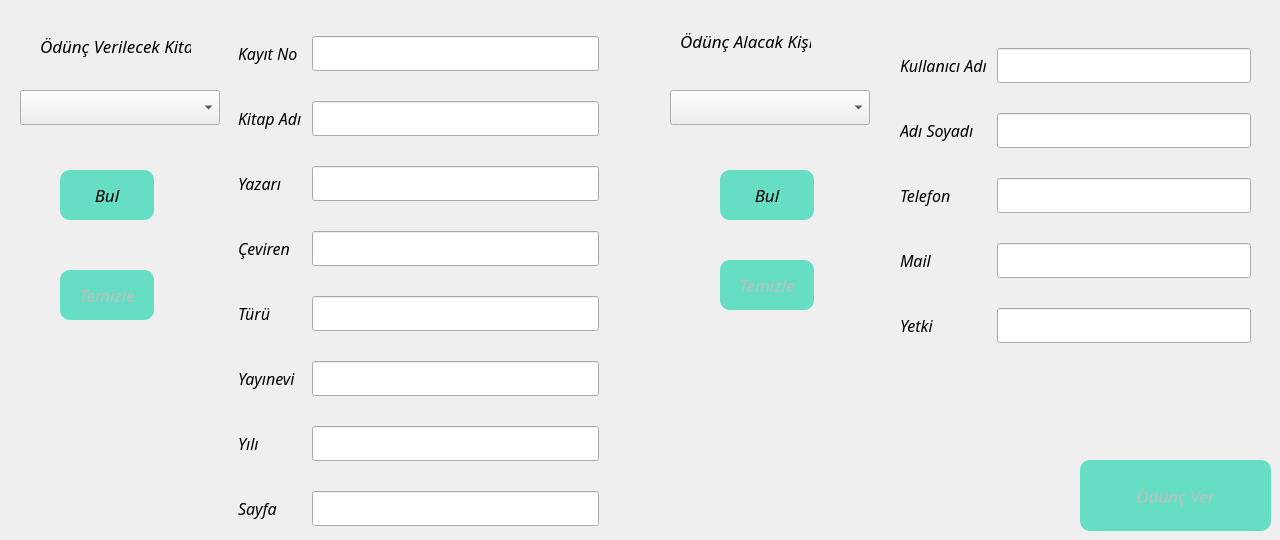
          <widget class="QWidget" name="tab_6_1">
           <attribute name="title">
            <string>Verme Kaydı</string>
           </attribute>
           <widget class="QPushButton" name="pushButton_6_1_1_bul_kitap">
            <property name="geometry">
             <rect>
              <x>60</x>
              <y>170</y>
              <width>94</width>
              <height>50</height>
             </rect>
            </property>
            <property name="sizePolicy">
             <sizepolicy hsizetype="Preferred" vsizetype="Fixed">
              <horstretch>0</horstretch>
              <verstretch>0</verstretch>
             </sizepolicy>
            </property>
            <property name="minimumSize">
             <size>
              <width>80</width>
              <height>50</height>
             </size>
            </property>
            <property name="font">
             <font>
              <family>Monotype Corsiva</family>
              <pointsize>13</pointsize>
              <weight>50</weight>
              <italic>true</italic>
              <bold>false</bold>
             </font>
            </property>
            <property name="styleSheet">
             <string notr="true">QPushButton#pushButton_6_1_1_bul_kitap{	
background-color: rgba(6, 211, 166, 150);
border-radius:10px;}

QPushButton#pushButton_6_1_1_bul_kitap:hover{
background-color: rgba(0, 248, 49, 150);
border-radius:10px;}

QPushButton#pushButton_6_1_1_bul_kitap:pressed{
background-color: rgba(6, 211, 166,150);
padding-left:5px;
padding-top:6px;
border-radius:10px;}


</string>
            </property>
            <property name="text">
             <string>Bul</string>
            </property>
           </widget>
           <widget class="QWidget" name="formLayoutWidget_11">
            <property name="geometry">
             <rect>
              <x>228</x>
              <y>30</y>
              <width>381</width>
              <height>501</height>
             </rect>
            </property>
            <layout class="QFormLayout" name="formLayout_11">
             <property name="formAlignment">
              <set>Qt::AlignLeading|Qt::AlignLeft|Qt::AlignVCenter</set>
             </property>
             <property name="horizontalSpacing">
              <number>10</number>
             </property>
             <property name="verticalSpacing">
              <number>30</number>
             </property>
             <property name="leftMargin">
              <number>10</number>
             </property>
             <property name="rightMargin">
              <number>10</number>
             </property>
             <item row="1" column="0">
              <widget class="QLabel" name="label_39">
               <property name="font">
                <font>
                 <family>Monotype Corsiva</family>
                 <pointsize>12</pointsize>
                 <italic>true</italic>
                </font>
               </property>
               <property name="text">
                <string>Kitap Adı</string>
               </property>
              </widget>
             </item>
             <item row="1" column="1">
              <widget class="QLineEdit" name="lineEdit_6_1_adi">
               <property name="font">
                <font>
                 <family>Monotype Corsiva</family>
                 <pointsize>14</pointsize>
                 <italic>true</italic>
                </font>
               </property>
              </widget>
             </item>
             <item row="2" column="0">
              <widget class="QLabel" name="label_40">
               <property name="font">
                <font>
                 <family>Monotype Corsiva</family>
                 <pointsize>12</pointsize>
                 <italic>true</italic>
                </font>
               </property>
               <property name="text">
                <string>Yazarı</string>
               </property>
              </widget>
             </item>
             <item row="2" column="1">
              <widget class="QLineEdit" name="lineEdit_6_1_yazari">
               <property name="font">
                <font>
                 <family>Monotype Corsiva</family>
                 <pointsize>14</pointsize>
                 <italic>true</italic>
                </font>
               </property>
              </widget>
             </item>
             <item row="3" column="0">
              <widget class="QLabel" name="label_41">
               <property name="font">
                <font>
                 <family>Monotype Corsiva</family>
                 <pointsize>12</pointsize>
                 <italic>true</italic>
                </font>
               </property>
               <property name="text">
                <string>Çeviren</string>
               </property>
              </widget>
             </item>
             <item row="3" column="1">
              <widget class="QLineEdit" name="lineEdit_6_1_ceviren">
               <property name="font">
                <font>
                 <family>Monotype Corsiva</family>
                 <pointsize>14</pointsize>
                 <italic>true</italic>
                </font>
               </property>
              </widget>
             </item>
             <item row="4" column="0">
              <widget class="QLabel" name="label_42">
               <property name="font">
                <font>
                 <family>Monotype Corsiva</family>
                 <pointsize>12</pointsize>
                 <italic>true</italic>
                </font>
               </property>
               <property name="text">
                <string>Türü</string>
               </property>
              </widget>
             </item>
             <item row="4" column="1">
              <widget class="QLineEdit" name="lineEdit_6_1_turu">
               <property name="font">
                <font>
                 <family>Monotype Corsiva</family>
                 <pointsize>14</pointsize>
                 <italic>true</italic>
                </font>
               </property>
              </widget>
             </item>
             <item row="5" column="0">
              <widget class="QLabel" name="label_43">
               <property name="font">
                <font>
                 <family>Monotype Corsiva</family>
                 <pointsize>12</pointsize>
                 <italic>true</italic>
                </font>
               </property>
               <property name="text">
                <string>Yayınevi</string>
               </property>
              </widget>
             </item>
             <item row="5" column="1">
              <widget class="QLineEdit" name="lineEdit_6_1_yayinevi">
               <property name="font">
                <font>
                 <family>Monotype Corsiva</family>
                 <pointsize>14</pointsize>
                 <italic>true</italic>
                </font>
               </property>
              </widget>
             </item>
             <item row="6" column="0">
              <widget class="QLabel" name="label_44">
               <property name="font">
                <font>
                 <family>Monotype Corsiva</family>
                 <pointsize>12</pointsize>
                 <italic>true</italic>
                </font>
               </property>
               <property name="text">
                <string>Yılı</string>
               </property>
              </widget>
             </item>
             <item row="6" column="1">
              <widget class="QLineEdit" name="lineEdit_6_1_yili">
               <property name="font">
                <font>
                 <family>Monotype Corsiva</family>
                 <pointsize>14</pointsize>
                 <italic>true</italic>
                </font>
               </property>
              </widget>
             </item>
             <item row="7" column="0">
              <widget class="QLabel" name="label_45">
               <property name="font">
                <font>
                 <family>Monotype Corsiva</family>
                 <pointsize>12</pointsize>
                 <italic>true</italic>
                </font>
               </property>
               <property name="text">
                <string>Sayfa</string>
               </property>
              </widget>
             </item>
             <item row="7" column="1">
              <widget class="QLineEdit" name="lineEdit_6_1_sayfa">
               <property name="font">
                <font>
                 <family>Monotype Corsiva</family>
                 <pointsize>14</pointsize>
                 <italic>true</italic>
                </font>
               </property>
              </widget>
             </item>
             <item row="0" column="1">
              <widget class="QLineEdit" name="lineEdit_6_1_id">
               <property name="font">
                <font>
                 <family>Monotype Corsiva</family>
                 <pointsize>14</pointsize>
                 <italic>true</italic>
                </font>
               </property>
              </widget>
             </item>
             <item row="0" column="0">
              <widget class="QLabel" name="label_46">
               <property name="font">
                <font>
                 <family>Monotype Corsiva</family>
                 <pointsize>12</pointsize>
                 <italic>true</italic>
                </font>
               </property>
               <property name="text">
                <string>Kayıt No</string>
               </property>
              </widget>
             </item>
            </layout>
           </widget>
           <widget class="QPushButton" name="pushButton_6_1_islemi_kaydet">
            <property name="enabled">
             <bool>false</bool>
            </property>
            <property name="geometry">
             <rect>
              <x>1080</x>
              <y>460</y>
              <width>191</width>
              <height>71</height>
             </rect>
            </property>
            <property name="sizePolicy">
             <sizepolicy hsizetype="Preferred" vsizetype="Fixed">
              <horstretch>0</horstretch>
              <verstretch>0</verstretch>
             </sizepolicy>
            </property>
            <property name="minimumSize">
             <size>
              <width>80</width>
              <height>50</height>
             </size>
            </property>
            <property name="font">
             <font>
              <family>Monotype Corsiva</family>
              <pointsize>13</pointsize>
              <weight>50</weight>
              <italic>true</italic>
              <bold>false</bold>
             </font>
            </property>
            <property name="styleSheet">
             <string notr="true">QPushButton#pushButton_6_1_islemi_kaydet{	
background-color: rgba(6, 211, 166, 150);
border-radius:10px;}

QPushButton#pushButton_6_1_islemi_kaydet:hover{
background-color: rgba(0, 248, 49, 150);
border-radius:10px;}

QPushButton#pushButton_6_1_islemi_kaydet:pressed{
background-color: rgba(6, 211, 166,150);
padding-left:5px;
padding-top:6px;
border-radius:10px;}


</string>
            </property>
            <property name="text">
             <string>Ödünç Ver</string>
            </property>
           </widget>
           <widget class="QComboBox" name="comboBox_6_1_1_liste_kitap">
            <property name="geometry">
             <rect>
              <x>20</x>
              <y>90</y>
              <width>200</width>
              <height>35</height>
             </rect>
            </property>
            <property name="font">
             <font>
              <family>Monotype Corsiva</family>
              <pointsize>14</pointsize>
              <italic>true</italic>
             </font>
            </property>
           </widget>
           <widget class="QLabel" name="label_47">
            <property name="geometry">
             <rect>
              <x>40</x>
              <y>20</y>
              <width>151</width>
              <height>51</height>
             </rect>
            </property>
            <property name="font">
             <font>
              <family>Monotype Corsiva</family>
              <pointsize>13</pointsize>
              <italic>true</italic>
             </font>
            </property>
            <property name="text">
             <string>Ödünç Verilecek Kitap</string>
            </property>
           </widget>
           <widget class="QPushButton" name="pushButton_6_1_2_bul_kisi">
            <property name="geometry">
             <rect>
              <x>720</x>
              <y>170</y>
              <width>94</width>
              <height>50</height>
             </rect>
            </property>
            <property name="sizePolicy">
             <sizepolicy hsizetype="Preferred" vsizetype="Fixed">
              <horstretch>0</horstretch>
              <verstretch>0</verstretch>
             </sizepolicy>
            </property>
            <property name="minimumSize">
             <size>
              <width>80</width>
              <height>50</height>
             </size>
            </property>
            <property name="font">
             <font>
              <family>Monotype Corsiva</family>
              <pointsize>13</pointsize>
              <weight>50</weight>
              <italic>true</italic>
              <bold>false</bold>
             </font>
            </property>
            <property name="styleSheet">
             <string notr="true">QPushButton#pushButton_6_1_2_bul_kisi{	
background-color: rgba(6, 211, 166, 150);
border-radius:10px;}

QPushButton#pushButton_6_1_2_bul_kisi:hover{
background-color: rgba(0, 248, 49, 150);
border-radius:10px;}

QPushButton#pushButton_6_1_2_bul_kisi:pressed{
background-color: rgba(6, 211, 166,150);
padding-left:5px;
padding-top:6px;
border-radius:10px;}


</string>
            </property>
            <property name="text">
             <string>Bul</string>
            </property>
           </widget>
           <widget class="QComboBox" name="comboBox_6_1_2_liste_kisi">
            <property name="geometry">
             <rect>
              <x>670</x>
              <y>90</y>
              <width>200</width>
              <height>35</height>
             </rect>
            </property>
            <property name="font">
             <font>
              <family>Monotype Corsiva</family>
              <pointsize>14</pointsize>
              <italic>true</italic>
             </font>
            </property>
           </widget>
           <widget class="QLabel" name="label_78">
            <property name="geometry">
             <rect>
              <x>680</x>
              <y>20</y>
              <width>131</width>
              <height>41</height>
             </rect>
            </property>
            <property name="font">
             <font>
              <family>Monotype Corsiva</family>
              <pointsize>13</pointsize>
              <italic>true</italic>
             </font>
            </property>
            <property name="text">
             <string>Ödünç Alacak Kişi</string>
            </property>
           </widget>
           <widget class="QWidget" name="formLayoutWidget_17">
            <property name="geometry">
             <rect>
              <x>890</x>
              <y>30</y>
              <width>371</width>
              <height>331</height>
             </rect>
            </property>
            <layout class="QFormLayout" name="formLayout_18">
             <property name="formAlignment">
              <set>Qt::AlignLeading|Qt::AlignLeft|Qt::AlignVCenter</set>
             </property>
             <property name="horizontalSpacing">
              <number>10</number>
             </property>
             <property name="verticalSpacing">
              <number>30</number>
             </property>
             <property name="leftMargin">
              <number>10</number>
             </property>
             <property name="rightMargin">
              <number>10</number>
             </property>
             <property name="bottomMargin">
              <number>0</number>
             </property>
             <item row="0" column="0">
              <widget class="QLabel" name="label_94">
               <property name="font">
                <font>
                 <family>Monotype Corsiva</family>
                 <pointsize>12</pointsize>
                 <italic>true</italic>
                </font>
               </property>
               <property name="text">
                <string>Kullanıcı Adı</string>
               </property>
              </widget>
             </item>
             <item row="0" column="1">
              <widget class="QLineEdit" name="lineEdit_6_1_kullanici">
               <property name="font">
                <font>
                 <family>Monotype Corsiva</family>
                 <pointsize>14</pointsize>
                 <italic>true</italic>
                </font>
               </property>
              </widget>
             </item>
             <item row="1" column="0">
              <widget class="QLabel" name="label_87">
               <property name="font">
                <font>
                 <family>Monotype Corsiva</family>
                 <pointsize>12</pointsize>
                 <italic>true</italic>
                </font>
               </property>
               <property name="text">
                <string>Adı Soyadı</string>
               </property>
              </widget>
             </item>
             <item row="1" column="1">
              <widget class="QLineEdit" name="lineEdit_6_1_adi_soyadi">
               <property name="font">
                <font>
                 <family>Monotype Corsiva</family>
                 <pointsize>14</pointsize>
                 <italic>true</italic>
                </font>
               </property>
              </widget>
             </item>
             <item row="2" column="0">
              <widget class="QLabel" name="label_88">
               <property name="font">
                <font>
                 <family>Monotype Corsiva</family>
                 <pointsize>12</pointsize>
                 <italic>true</italic>
                </font>
               </property>
               <property name="text">
                <string>Telefon</string>
               </property>
              </widget>
             </item>
             <item row="2" column="1">
              <widget class="QLineEdit" name="lineEdit_6_1_telefon">
               <property name="font">
                <font>
                 <family>Monotype Corsiva</family>
                 <pointsize>14</pointsize>
                 <italic>true</italic>
                </font>
               </property>
              </widget>
             </item>
             <item row="3" column="0">
              <widget class="QLabel" name="label_89">
               <property name="font">
                <font>
                 <family>Monotype Corsiva</family>
                 <pointsize>12</pointsize>
                 <italic>true</italic>
                </font>
               </property>
               <property name="text">
                <string>Mail</string>
               </property>
              </widget>
             </item>
             <item row="3" column="1">
              <widget class="QLineEdit" name="lineEdit_6_1_mail">
               <property name="font">
                <font>
                 <family>Monotype Corsiva</family>
                 <pointsize>14</pointsize>
                 <italic>true</italic>
                </font>
               </property>
              </widget>
             </item>
             <item row="4" column="0">
              <widget class="QLabel" name="label_90">
               <property name="font">
                <font>
                 <family>Monotype Corsiva</family>
                 <pointsize>12</pointsize>
                 <italic>true</italic>
                </font>
               </property>
               <property name="text">
                <string>Yetki</string>
               </property>
              </widget>
             </item>
             <item row="4" column="1">
              <widget class="QLineEdit" name="lineEdit_6_1_yetki">
               <property name="font">
                <font>
                 <family>Monotype Corsiva</family>
                 <pointsize>14</pointsize>
                 <italic>true</italic>
                </font>
               </property>
              </widget>
             </item>
            </layout>
           </widget>
           <widget class="QPushButton" name="pushButton_6_1_1_bul_kitap_temizle">
            <property name="enabled">
             <bool>false</bool>
            </property>
            <property name="geometry">
             <rect>
              <x>60</x>
              <y>270</y>
              <width>94</width>
              <height>50</height>
             </rect>
            </property>
            <property name="sizePolicy">
             <sizepolicy hsizetype="Preferred" vsizetype="Fixed">
              <horstretch>0</horstretch>
              <verstretch>0</verstretch>
             </sizepolicy>
            </property>
            <property name="minimumSize">
             <size>
              <width>80</width>
              <height>50</height>
             </size>
            </property>
            <property name="font">
             <font>
              <family>Monotype Corsiva</family>
              <pointsize>13</pointsize>
              <weight>50</weight>
              <italic>true</italic>
              <bold>false</bold>
             </font>
            </property>
            <property name="styleSheet">
             <string notr="true">QPushButton#pushButton_6_1_1_bul_kitap_temizle{	
background-color: rgba(6, 211, 166, 150);
border-radius:10px;}

QPushButton#pushButton_6_1_1_bul_kitap_temizle:hover{
background-color: rgba(0, 248, 49, 150);
border-radius:10px;}

QPushButton#pushButton_6_1_1_bul_kitap_temizle:pressed{
background-color: rgba(6, 211, 166,150);
padding-left:5px;
padding-top:6px;
border-radius:10px;}


</string>
            </property>
            <property name="text">
             <string>Temizle</string>
            </property>
           </widget>
           <widget class="QPushButton" name="pushButton_6_1_2_bul_kisi_temizle">
            <property name="enabled">
             <bool>false</bool>
            </property>
            <property name="geometry">
             <rect>
              <x>720</x>
              <y>260</y>
              <width>94</width>
              <height>50</height>
             </rect>
            </property>
            <property name="sizePolicy">
             <sizepolicy hsizetype="Preferred" vsizetype="Fixed">
              <horstretch>0</horstretch>
              <verstretch>0</verstretch>
             </sizepolicy>
            </property>
            <property name="minimumSize">
             <size>
              <width>80</width>
              <height>50</height>
             </size>
            </property>
            <property name="font">
             <font>
              <family>Monotype Corsiva</family>
              <pointsize>13</pointsize>
              <weight>50</weight>
              <italic>true</italic>
              <bold>false</bold>
             </font>
            </property>
            <property name="styleSheet">
             <string notr="true">QPushButton#pushButton_6_1_2_bul_kisi_temizle{	
background-color: rgba(6, 211, 166, 150);
border-radius:10px;}

QPushButton#pushButton_6_1_2_bul_kisi_temizle:hover{
background-color: rgba(0, 248, 49, 150);
border-radius:10px;}

QPushButton#pushButton_6_1_2_bul_kisi_temizle:pressed{
background-color: rgba(6, 211, 166,150);
padding-left:5px;
padding-top:6px;
border-radius:10px;}


</string>
            </property>
            <property name="text">
             <string>Temizle</string>
            </property>
           </widget>
          </widget>
